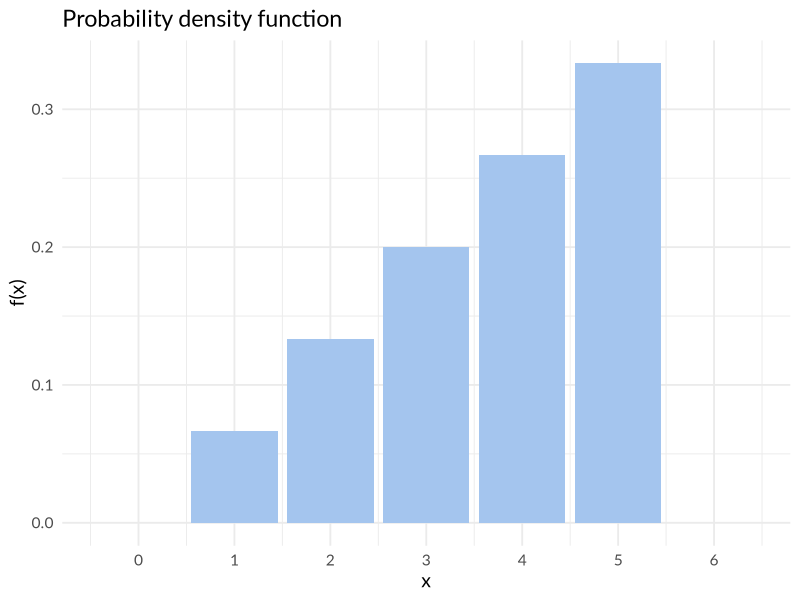
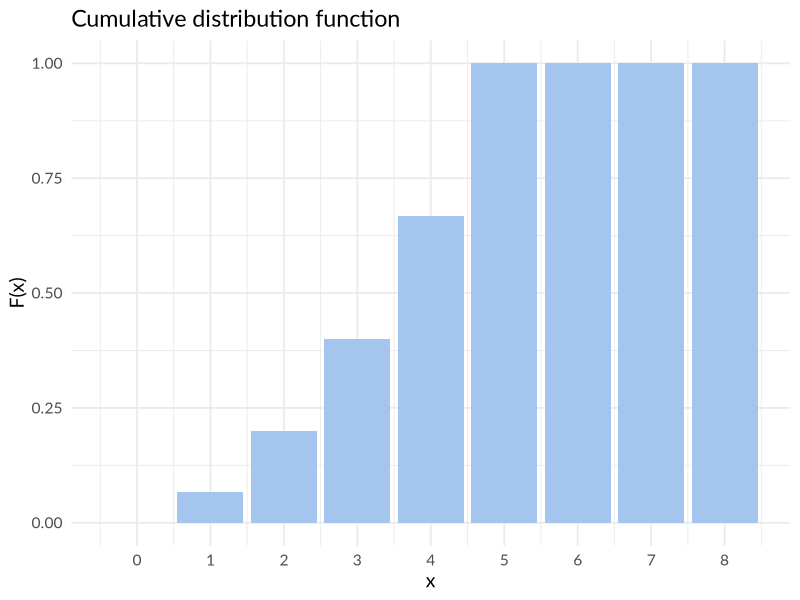
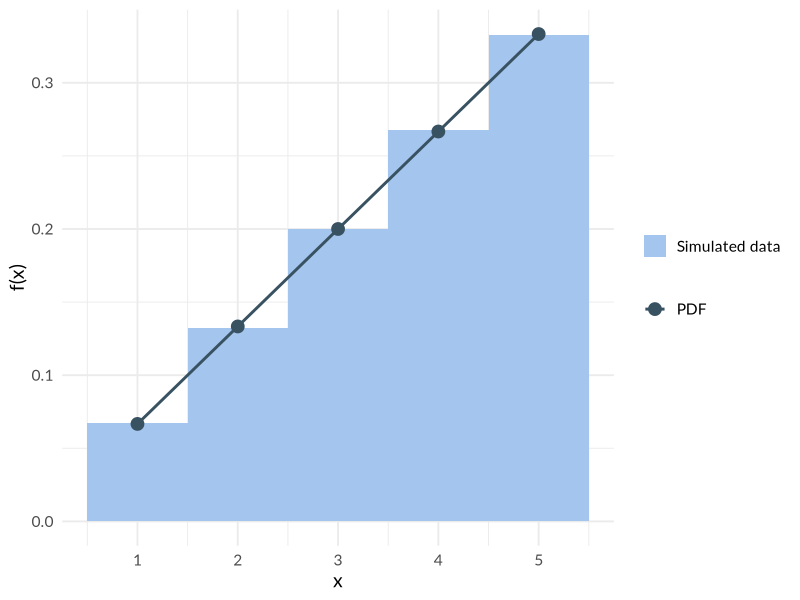

Source code (R) for these figures, in order:
library(ggplot2)
theme_set(theme_minimal(base_size = 14, base_family = "Lato"))
# Nidoqueen
# my_pal <- c("#5ab4cd", "#314a4a", "#bdac5a", "#735a29")
# Victreebel
# my_pal <- c("#8bc57b", "#106239", "#debd52", "#625229")
# Tangela
# my_pal <- c("#5aa4cd", "#204152", "#de4a6a", "#732929")
# Horsea
my_pal <- c("#a4c5ee", "#395262", "#dec54a", "#9c834a")

# probability density function
# p(k) = k / 15 with k = 1, ..., 5
dunif5 <- function(x) {
    ifelse(x %in% 1:5, x / 15, 0)
}

# cumulative distribution function
punif5 <- function(x) {
    ifelse(x > 4, 1, ifelse(x < 1, 0, x * (x + 1) / 30))
}

# plotting the pdf
x <- 0:6
ggplot() +
    geom_col(aes(x = x, y = dunif5(x)), fill = my_pal[1]) +
    scale_x_continuous(breaks = x) +
    labs(x = "x", y = "f(x)", title = "Probability density function")

# plotting the cdf
x <- 0:8
ggplot() +
    geom_col(aes(x = x, y = punif5(x)), fill = my_pal[1]) +
    scale_x_continuous(breaks = x) +
    labs(x = "x", y = "F(x)", title = "Cumulative distribution function")

# mean value and variance
x <- 1:5
munif5 <- sum(x * sapply(x, dunif5))
vunif5 <- sum((x - munif5)^2 * sapply(x, dunif5))

# exp val of k(6 - k)
expval <- sum(x * (6 - x) * sapply(x, dunif5))

# sample from the distribution
runif5 <- function(n) {
    x <- 1:5
    sapply(runif(n), function(r) x[which(sapply(x, punif5) > r)[1]])
}

# sample 1e5 numbers and plot them alongside dunif5
sample <- runif5(1e5)
x <- 1:5
ggplot() +
    geom_histogram(aes(x = sample,
                       y = after_stat(count / sum(count)),
                       fill = "hist"),
                   binwidth = 1) +
    geom_point(aes(x = x,
                   y = sapply(x, dunif5),
                   colour = "pdf"),
              size = 4) +
    geom_line(aes(x = x,
                  y = sapply(x, dunif5),
                  colour = "pdf"),
              linewidth = 1) +
    scale_fill_manual(values = my_pal[1], labels = "Simulated data") +
    scale_colour_manual(values = my_pal[2], labels = "PDF") +
    labs(x = "x", y = "f(x)", colour = NULL, fill = NULL)
